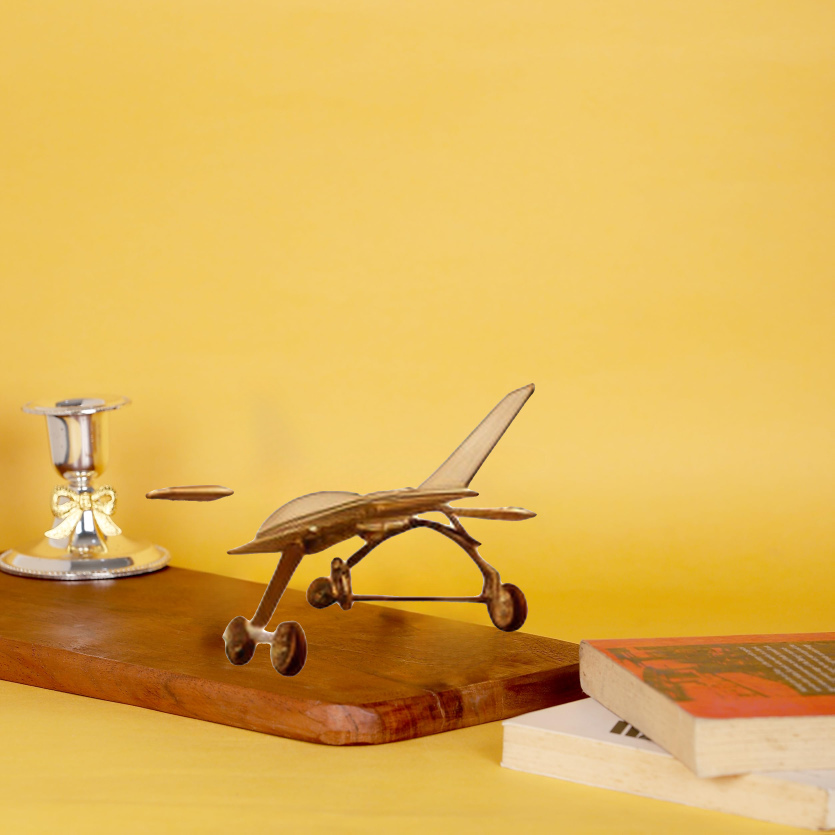
#> input picture examples/fighterjet_180_5.png, 2504 x 2504 px (shown at 1/3 size)
$ python -i utils.py   (imports and definitions only)
#> lines starting #> are read from the running program, lines starting #| are printed output that depends on the picture
#> further down, picture is the input picture: PIL image 2504x2504 RGBA; mean R, G, B, A 222.8, 178.7, 86.4, 255
import os
import json
import numpy as np
import cv2
from PIL import Image
# from rembg import remove
# import trimesh

# predict bbox of the foreground
# [38 lines left out: functions pred_bbox, image_grid, convert_mesh_format, not called in this run]

# contrast correction, rescale and recenter
def image_preprocess_nosave(input_image, lower_contrast=True, rescale=True):

#> called with lower_contrast = True, rescale = True
    image_arr = np.array(input_image)
    in_w, in_h = image_arr.shape[:2]
#> in_w = 2504; in_h = 2504

    if lower_contrast:
        alpha = 0.8  # Contrast control (1.0-3.0)
        beta =  0   # Brightness control (0-100)
        # Apply the contrast adjustment
        image_arr = cv2.convertScaleAbs(image_arr, alpha=alpha, beta=beta)
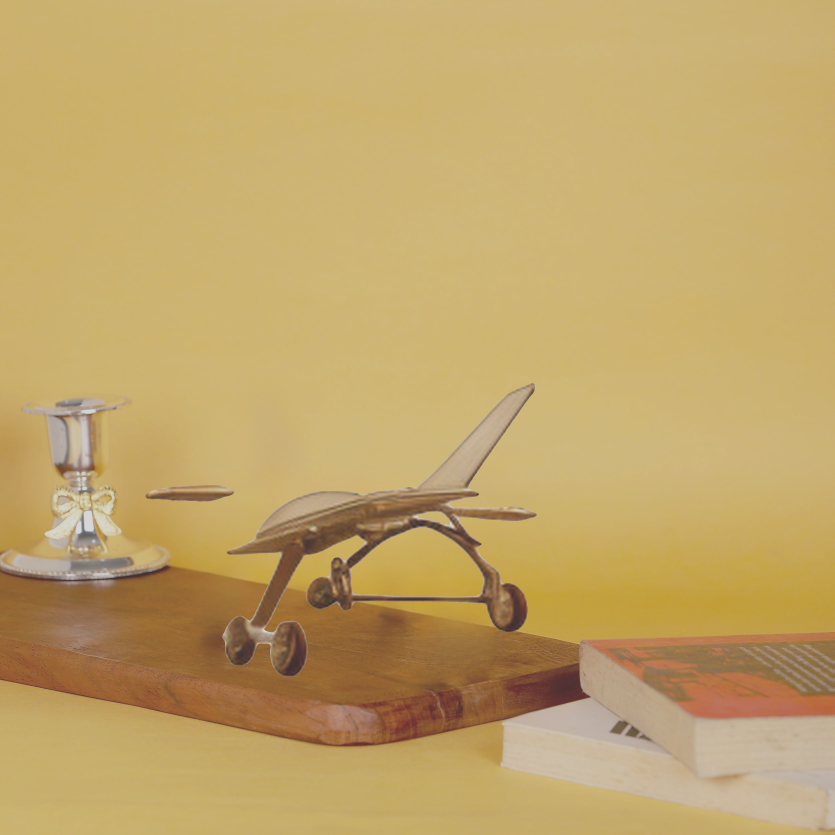
#> image_arr: shape (2504, 2504, 4) (shown at 1/3 size); mean R, G, B, A 178.3, 142.9, 69.1, 204; transparent parts drawn white
        image_arr[image_arr[...,-1]>200, -1] = 255
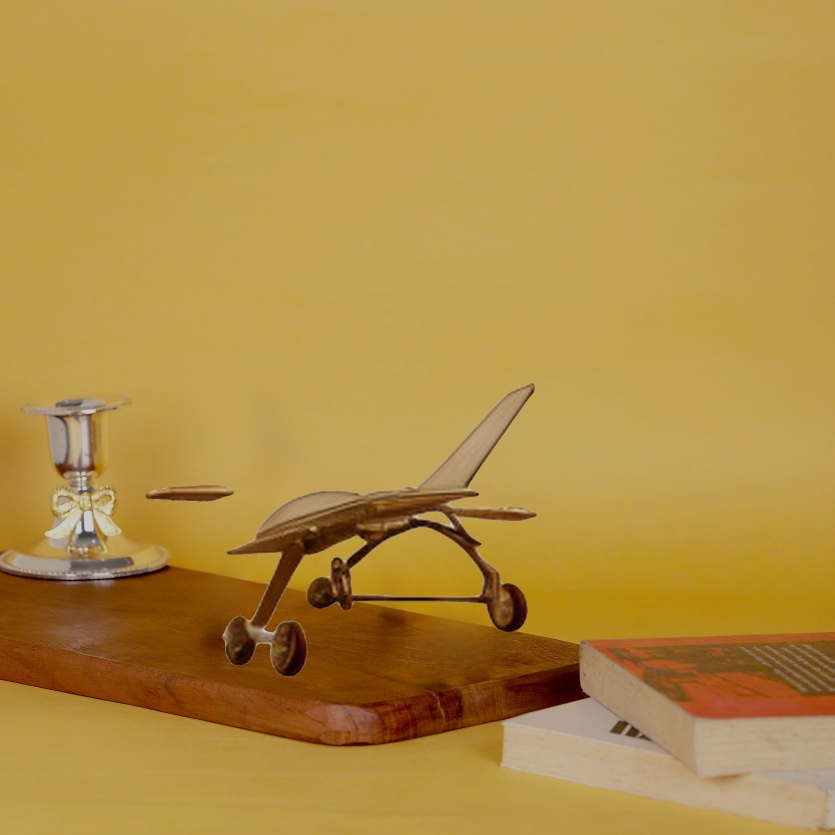
#> image_arr: shape (2504, 2504, 4) (shown at 1/3 size); mean R, G, B, A 178.3, 142.9, 69.1, 255; transparent parts drawn white

    ret, mask = cv2.threshold(np.array(input_image.split()[-1]), 0, 255, cv2.THRESH_BINARY)
#> mask: shape (2504, 2504); every value is 255
    x, y, w, h = cv2.boundingRect(mask)
#> x = 0; y = 0; w = 2504; h = 2504
    max_size = max(w, h)
#> max_size = 2504
    ratio = 0.75
    if rescale:
        side_len = int(max_size / ratio)
#> side_len = 3338
    else:
        side_len = in_w
    padded_image = np.zeros((side_len, side_len, 4), dtype=np.uint8)
    center = side_len//2
#> center = 1669
    padded_image[center-h//2:center-h//2+h, center-w//2:center-w//2+w] = image_arr[y:y+h, x:x+w]
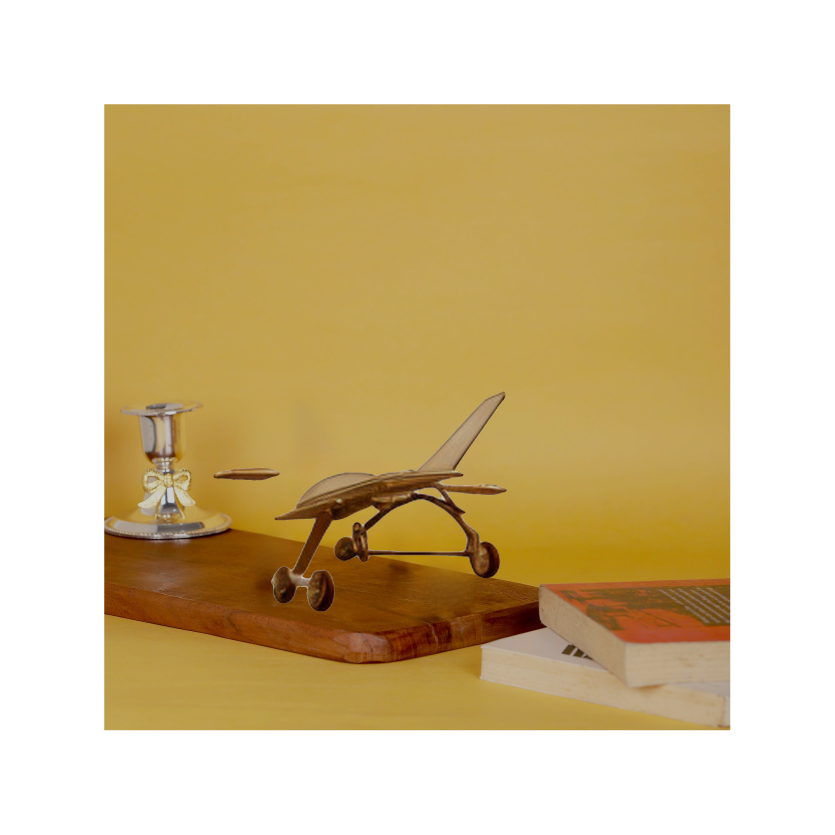
#> padded_image: shape (3338, 3338, 4) (shown at 1/4 size); mean R, G, B, A 100.3, 80.4, 38.9, 143.5; transparent parts drawn white
    rgba = Image.fromarray(padded_image).resize((256, 256), Image.LANCZOS)
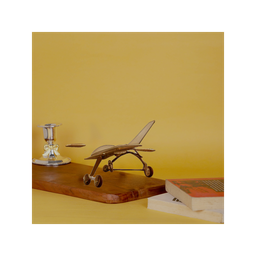
#> rgba: PIL image 256x256 RGBA; mean R, G, B, A 105.5, 85, 39.8, 143.5; transparent parts drawn white

    rgba_arr = np.array(rgba) / 255.0
    rgb = rgba_arr[...,:3] * rgba_arr[...,-1:] + (1 - rgba_arr[...,-1:])
    return Image.fromarray((rgb * 255).astype(np.uint8))

# pose generation
# [66 lines left out: functions calc_pose, get_poses, gen_poses, not called in this run]

>>> from PIL import Image
>>> picture = Image.open('../examples/fighterjet_180_5.png')
>>> result = image_preprocess_nosave(picture)
